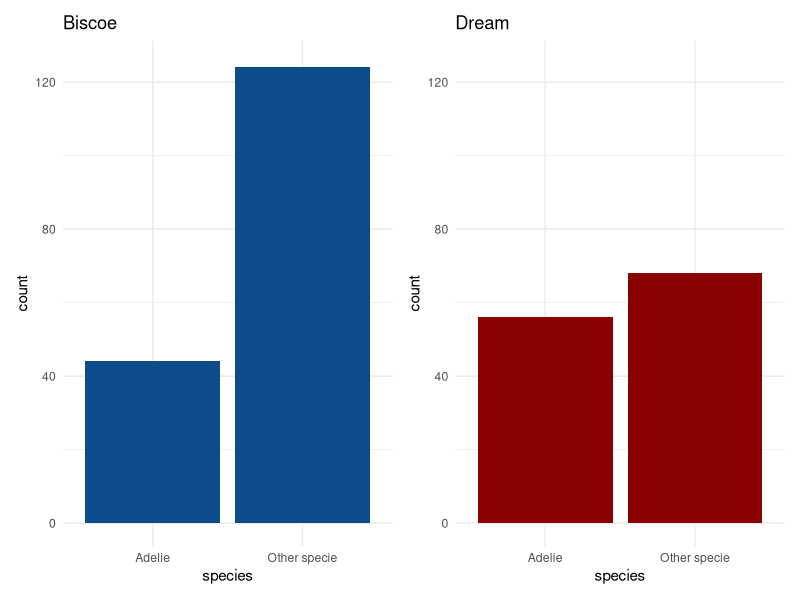

The R script that drew this image:
library(palmerpenguins) #data 
library(ggplot2) #plotting 
library(dplyr) # operators
library(patchwork) #combine plots

dat_Biscoe <- penguins %>%
  select(island, sex, species) %>%
  filter(island == 'Biscoe')

summary(dat_Biscoe)


dat_Dream <- penguins %>%
  select(island, sex, species) %>%
  filter(island == 'Dream')

summary(dat_Dream)

#z-test for equality of sex on Biscoe vs Dream
female <- c(80, 61)
total_penguins <- c(168,124)

#p value >> 0.88 we cannot reject H0
prop.test(female, total_penguins)

#testing for equality of species on Biscoe vs Dream
adelie <- c(44, 56)
total_penguins <- c(168,124)

#p value << 0.05  we can reject H0 with high confidence
prop.test(adelie, total_penguins)

levels(dat_Biscoe$species) <- c(levels(dat_Biscoe$species), "Other specie") 
dat_Biscoe$species[dat_Biscoe$species != 'Adelie'] <- "Other specie"

species_Biscoe <- ggplot(dat_Biscoe) +
  aes(x = species ) +
  geom_bar(fill = "#0c4c8a") +
  theme_minimal() +
  labs(title = "Biscoe")


levels(dat_Dream$species) <- c(levels(dat_Dream$species), "Other specie") 
dat_Dream$species[dat_Dream$species != 'Adelie'] <- "Other specie"


species_Dream <-  ggplot(dat_Dream) +
  aes(x = species) +
  geom_bar(fill = "#8B0000") +
  theme_minimal() +
  labs(title = "Dream")  + 
  scale_fill_brewer(palette = "Set1", labels = c("a", "b")) +
  scale_fill_discrete(labels=c("a", "b"))

#combine plots and setting limits on axes
species_Biscoe + species_Dream & scale_y_continuous(limits = c(0, 125))

